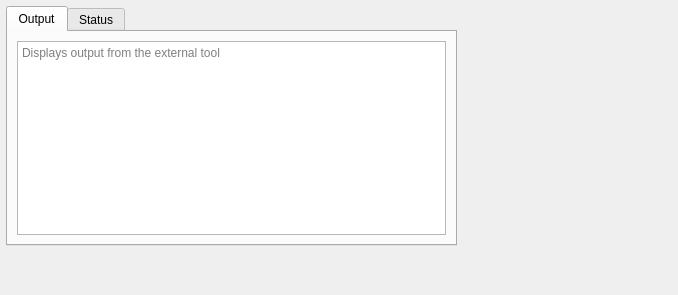
<?xml version="1.0" encoding="UTF-8"?>
<ui version="4.0">
 <class>ToolView</class>
 <widget class="QWidget" name="ToolView">
  <property name="geometry">
   <rect>
    <x>0</x>
    <y>0</y>
    <width>678</width>
    <height>295</height>
   </rect>
  </property>
  <widget class="QTabWidget" name="tabWidget">
   <property name="geometry">
    <rect>
     <x>6</x>
     <y>6</y>
     <width>451</width>
     <height>240</height>
    </rect>
   </property>
   <property name="currentIndex">
    <number>0</number>
   </property>
   <widget class="QWidget" name="tabOutput">
    <attribute name="title">
     <string>Output</string>
    </attribute>
    <layout class="QVBoxLayout" name="verticalLayout">
     <item>
      <widget class="QTextEdit" name="teOutput">
       <property name="readOnly">
        <bool>true</bool>
       </property>
       <property name="placeholderText">
        <string>Displays output from the external tool</string>
       </property>
      </widget>
     </item>
    </layout>
   </widget>
   <widget class="QWidget" name="tabStatus">
    <attribute name="title">
     <string>Status</string>
    </attribute>
    <layout class="QVBoxLayout" name="verticalLayout_2">
     <item>
      <widget class="QTextEdit" name="teStatus">
       <property name="readOnly">
        <bool>true</bool>
       </property>
       <property name="placeholderText">
        <string>No errors detected</string>
       </property>
      </widget>
     </item>
    </layout>
   </widget>
  </widget>
 </widget>
 <resources/>
 <connections/>
</ui>
